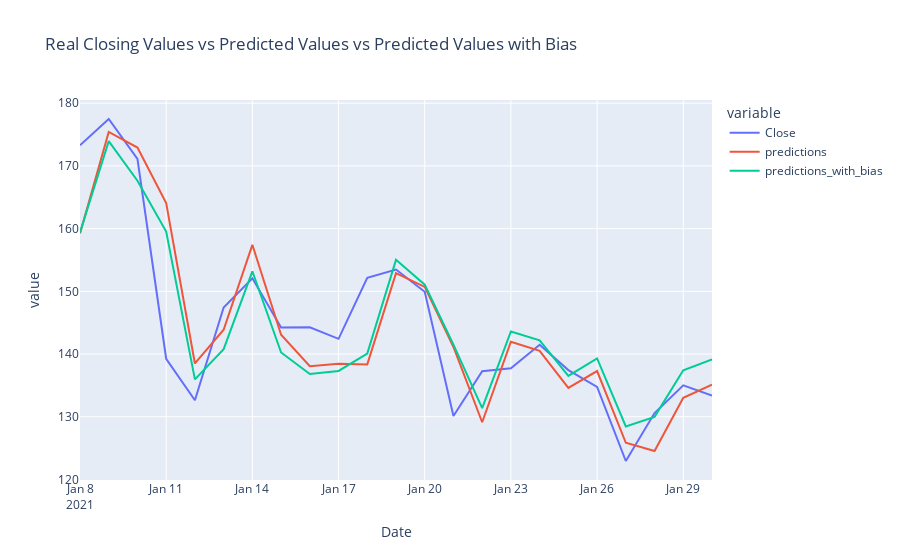

Notebook code cell kept with this figure:
### Markdown cell above
Then, let's plot the real closing prices, predictions, and predictions with bias.

### Code cell
px.line(train_df, y = ['Close', 'predictions', 'predictions_with_bias'],
        title = 'Real Closing Values vs Predicted Values vs Predicted Values with Bias')

### Figure 1 — Plotly figure (JSON) as saved in the notebook; plotly's stock layout.template omitted (floating-point values rounded to 4 significant figures)
{"data": [{"hovertemplate": "variable=Close<br>Date=%{x}<br>value=%{y}<extra></extra>", "legendgroup": "Close", "line": {"color": "#636efa", "dash": "solid"}, "marker": {"symbol": "circle"}, "mode": "lines", "name": "Close", "orientation": "v", "showlegend": true, "type": "scatter", "x": ["2021-01-08T00:00:00", "2021-01-09T00:00:00", "2021-01-10T00:00:00", "2021-01-11T00:00:00", "2021-01-12T00:00:00", "2021-01-13T00:00:00", "2021-01-14T00:00:00", "2021-01-15T00:00:00", "2021-01-16T00:00:00", "2021-01-17T00:00:00", "2021-01-18T00:00:00", "2021-01-19T00:00:00", "2021-01-20T00:00:00", "2021-01-21T00:00:00", "2021-01-22T00:00:00", "2021-01-23T00:00:00", "2021-01-24T00:00:00", "2021-01-25T00:00:00", "2021-01-26T00:00:00", "2021-01-27T00:00:00", "2021-01-28T00:00:00", "2021-01-29T00:00:00", "2021-01-30T00:00:00"], "xaxis": "x", "y": [173.3, 177.5, 171.1, 139.3, 132.6, 147.4, 152.1, 144.2, 144.3, 142.4, 152.1, 153.5, 149.9, 130.1, 137.3, 137.8, 141.5, 137.4, 134.8, 122.9, 130.6, 135.0, 133.4], "yaxis": "y"}, {"hovertemplate": "variable=predictions<br>Date=%{x}<br>value=%{y}<extra></extra>", "legendgroup": "predictions", "line": {"color": "#EF553B", "dash": "solid"}, "marker": {"symbol": "circle"}, "mode": "lines", "name": "predictions", "orientation": "v", "showlegend": true, "type": "scatter", "x": ["2021-01-08T00:00:00", "2021-01-09T00:00:00", "2021-01-10T00:00:00", "2021-01-11T00:00:00", "2021-01-12T00:00:00", "2021-01-13T00:00:00", "2021-01-14T00:00:00", "2021-01-15T00:00:00", "2021-01-16T00:00:00", "2021-01-17T00:00:00", "2021-01-18T00:00:00", "2021-01-19T00:00:00", "2021-01-20T00:00:00", "2021-01-21T00:00:00", "2021-01-22T00:00:00", "2021-01-23T00:00:00", "2021-01-24T00:00:00", "2021-01-25T00:00:00", "2021-01-26T00:00:00", "2021-01-27T00:00:00", "2021-01-28T00:00:00", "2021-01-29T00:00:00", "2021-01-30T00:00:00"], "xaxis": "x", "y": [159.2, 175.4, 172.9, 164.1, 138.5, 143.9, 157.4, 143.1, 138.1, 138.5, 138.3, 152.9, 150.7, 141.1, 129.1, 142.0, 140.5, 134.6, 137.3, 125.9, 124.5, 133.0, 135.1], "yaxis": "y"}, {"hovertemplate": "variable=predictions_with_bias<br>Date=%{x}<br>value=%{y}<extra></extra>", "legendgroup": "predictions_with_bias", "line": {"color": "#00cc96", "dash": "solid"}, "marker": {"symbol": "circle"}, "mode": "lines", "name": "predictions_with_bias", "orientation": "v", "showlegend": true, "type": "scatter", "x": ["2021-01-08T00:00:00", "2021-01-09T00:00:00", "2021-01-10T00:00:00", "2021-01-11T00:00:00", "2021-01-12T00:00:00", "2021-01-13T00:00:00", "2021-01-14T00:00:00", "2021-01-15T00:00:00", "2021-01-16T00:00:00", "2021-01-17T00:00:00", "2021-01-18T00:00:00", "2021-01-19T00:00:00", "2021-01-20T00:00:00", "2021-01-21T00:00:00", "2021-01-22T00:00:00", "2021-01-23T00:00:00", "2021-01-24T00:00:00", "2021-01-25T00:00:00", "2021-01-26T00:00:00", "2021-01-27T00:00:00", "2021-01-28T00:00:00", "2021-01-29T00:00:00", "2021-01-30T00:00:00"], "xaxis": "x", "y": [159.4, 174.0, 167.6, 159.5, 136.0, 140.8, 153.2, 140.3, 136.8, 137.3, 140.1, 155.0, 151.1, 141.5, 131.4, 143.6, 142.2, 136.5, 139.3, 128.5, 130.0, 137.4, 139.2], "yaxis": "y"}], "layout": {"legend": {"title": {"text": "variable"}, "tracegroupgap": 0}, "title": {"text": "Real Closing Values vs Predicted Values vs Predicted Values with Bias"}, "xaxis": {"anchor": "y", "domain": [0, 1], "title": {"text": "Date"}}, "yaxis": {"anchor": "x", "domain": [0, 1], "title": {"text": "value"}}}}
